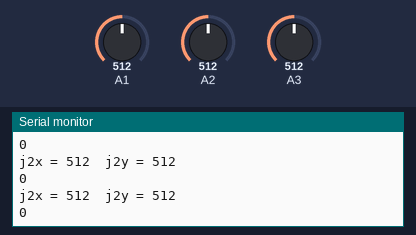
The sketch below on a simulated Arduino Uno, built with avr-gcc and run on an emulated ATmega328P. On the bench: the last lines printed to the serial monitor. Inputs (shaded band) come from the test bench; at power-on: A2 = 512, A3 = 512, A1 = 512. No radio packets arrive unless stated.

Above: at 1.2 s.
1.3 s: A2 set to 610
At 1.42 s:
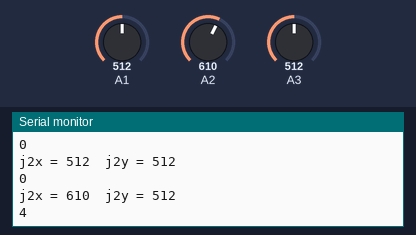
2.8 s: A3 set to 610
At 2.86 s:
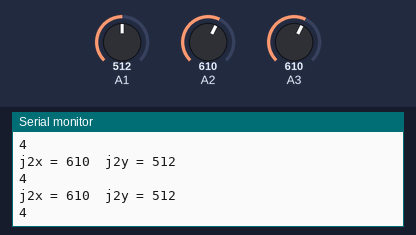
4.3 s: A2 set to 590
At 4.39 s:
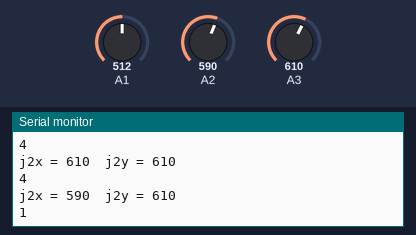
5.8 s: A3 set to 590
At 5.82 s:
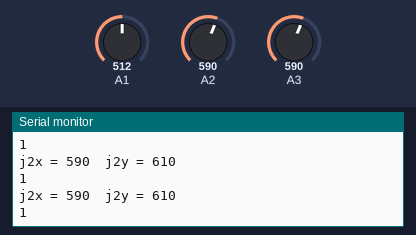
Timing chart, 0 to 8.3 s (numbered marks = the images above; inputs shaded):
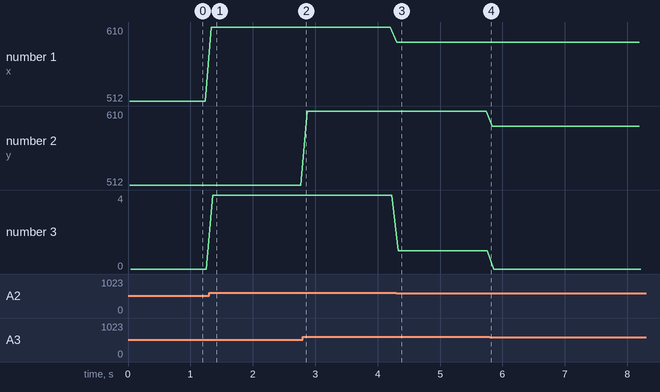

The sketch:

Text_1_SentData.ino
```cpp
/*
  J1: A0, A1
  J2: A2, A3
  Pot1: A7
  Pot2: A6

  B1: D8
  B2: D9
  B3: D2
  B4: D3

  RF ::::
  MOSI : D11
  MISO : D12
  CSN  : D6
  CE   : D5
*/
#include <SPI.h>
#include <nRF24L01.h>
#include <RF24.h>

RF24 radio(5, 6); // CE, CSN
const byte address[6] = "00001";

int j2x, j2y;
int j1x, j1y;
byte dataSend[2]; //mảng gửi dữ liệu đi
//0:stand 1:forward 2:backward 3:turn-right 4:turn-left
int status_2 = 0;

void setup() {
  // put your setup code here, to run once:
  Serial.begin(9600);
  //Cấu hình nRF24L01, gửi
  if (!radio.begin())
  {
    Serial.println("ĐANG KHỞI ĐỘNG!");
    while (1) {}
  }
  radio.openWritingPipe(address);
  radio.setPALevel(RF24_PA_MIN);
  radio.setChannel(80);
  radio.setDataRate(RF24_250KBPS);
  radio.stopListening(); //Cài đặt module là TX
  if (!radio.available())
  {
    Serial.println("ĐANG KẾT NỐI");
  }
}

void loop() {
  // put your main code here, to run repeatedly:
  read_J2();
  dataSend[0] = status_2;
  dataSend[1] = analogRead(A1);

  radio.write(&dataSend, sizeof(dataSend));
  Serial.println(dataSend[0]);
  delay(100);
}

void read_J2()  {
  j2x = analogRead(A2);
  j2y = analogRead(A3);
  Serial.print("j2x = ");
  Serial.print(j2x);
  Serial.print("\tj2y = ");
  Serial.println(j2y);
  if(j2x<100) {
    status_2 = 3;
  }
  else if(j2x>600)  {
    status_2 = 4;
  }
  else if(j2y>600)  {
    status_2 = 1;
  }
  else if(j2y<100)  {
    status_2 = 2;
  }
  else
    status_2 = 0;
}

void read_J1()  {
  j1x = analogRead(A1);
  j1y = analogRead(A0);
  Serial.print("j1x = ");
  Serial.print(j1x);
  Serial.print("\tj1y = ");
  Serial.println(j1y);
  //     1023
  //1023      0
  //      0
}
```

Measured:
- after the input at 1.3 s, the serial monitor: prints a new line at once (image 1)
- after the input at 4.3 s, the serial monitor: prints a new line at once (image 3)
- plotted number 1: 512 → 610 after the input at 1.3 s, 610 → 590 after the input at 4.3 s
- plotted number 3: 0 → 4 after the input at 1.3 s, 4 → 1 after the input at 4.3 s, 1 → 0 after the input at 5.8 s
